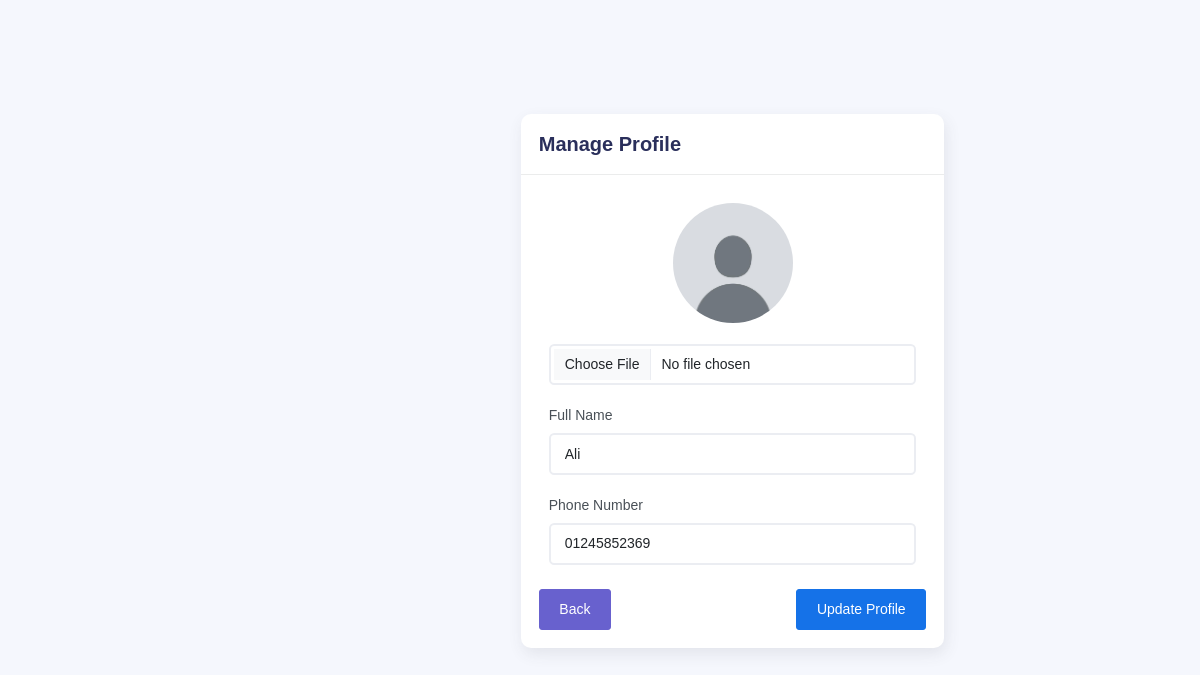
Page /Admin/profile.php (signed in) on the committed database.
### tables this page shows
CREATE TABLE `users` (
  `user_id` int(11) NOT NULL,
  `full_name` varchar(100) NOT NULL,
  `pictures` varchar(255) NOT NULL,
  `email` varchar(100) NOT NULL,
  `phone_number` varchar(20) DEFAULT NULL,
  `password` varchar(255) NOT NULL,
  `role` enum('admin','tenant') NOT NULL,
  `status` enum('active','inactive') DEFAULT 'active',
  `created_at` timestamp NOT NULL DEFAULT current_timestamp(),
  `is_read` tinyint(1) DEFAULT 0
);

### Admin/profile.php (the view, shortened to what this page needs)
<?php
include '../databaseconnection.php';
$adminId = $_SESSION['user_id'];
$adminQuery = mysqli_query($conn, "SELECT * FROM users WHERE user_id = $adminId");
$admin = mysqli_fetch_assoc($adminQuery);
?>
<!DOCTYPE html>
<html lang="en">
<head>
    <link rel="stylesheet" href="assets/css/bootstrap.min.css">
    <link rel="stylesheet" href="assets/css/kaiadmin.min.css">
</head>
<body>
<div class="wrapper">
    <div class="main-panel">
        <div class="container">
            <div class="page-inner">
                <div class="row mt-4">
                    <div class="col-md-6 offset-md-3">
                        <div class="card card-round">
                            <div class="card-header">
                                <h4 class="card-title">Manage Profile</h4>
                            </div>
                            <div class="card-body">
                                <form method="POST" enctype="multipart/form-data">
                                    <div class="form-group text-center">
                                        <img src="<?php echo htmlspecialchars($admin['pictures']); ?>"
                                             class="rounded-circle mb-3"
                                             alt="Profile Image" width="120" height="120">
                                        <input type="file" name="profile_image" class="form-control mt-2">
                                    </div>
                                    <div class="form-group">
                                        <label>Full Name</label>
                                        <input type="text" name="full_name" class="form-control"
                                               value="<?php echo htmlspecialchars($admin['full_name']); ?>" required>
                                    </div>
                                    <div class="form-group">
                                        <label>Phone Number</label>
                                        <input type="text" name="phone" class="form-control" value="<?php echo htmlspecialchars($admin['phone_number']); ?>" required>
                                    </div>
                                    <div class="d-flex justify-content-between mt-3">
                                    <a href="admindashboard.php" class="btn btn-secondary">
                                        <i class="fas fa-arrow-left"></i> Back
                                    </a>
                                    <button type="submit" class="btn btn-primary">
                                        Update Profile
                                    </button>
                                </div>
                                </form>
                            </div>
                        </div>
                    </div>
                </div>
            </div>
        </div>
    </div>
</div>
</body>
</html>

### rows in the picture
users: pictures (picture), full_name "Ali", phone "01245852369"
